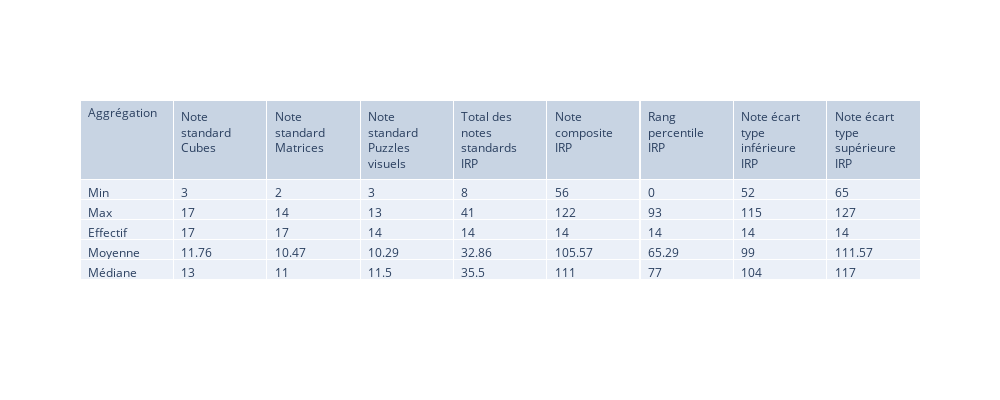

Write notebook code for a chart like this one.
### Code cell
fig = go.Figure(data=wais_sub)
fig.update_layout(width=1000, height=400)
fig.show()

### Figure 1 — Plotly figure (JSON) as saved in the notebook; plotly's stock layout.template omitted (floating-point values rounded to 4 significant figures)
{"data": [{"cells": {"align": "left", "values": [["Min", "Max", "Effectif", "Moyenne", "Médiane"], [3, 17, 17, 11.76, 13], [2, 14, 17, 10.47, 11], [3, 13, 14, 10.29, 11.5], [8, 41, 14, 32.86, 35.5], [56, 122, 14, 105.6, 111], [0, 93, 14, 65.29, 77], [52, 115, 14, 99, 104], [65, 127, 14, 111.6, 117]]}, "header": {"align": "left", "values": ["Aggrégation", "Note standard Cubes", "Note standard Matrices", "Note standard Puzzles visuels", "Total des notes standards IRP", "Note composite IRP", "Rang percentile IRP", "Note écart type inférieure IRP", "Note écart type supérieure IRP"]}, "type": "table"}], "layout": {"height": 400, "width": 1000}}
